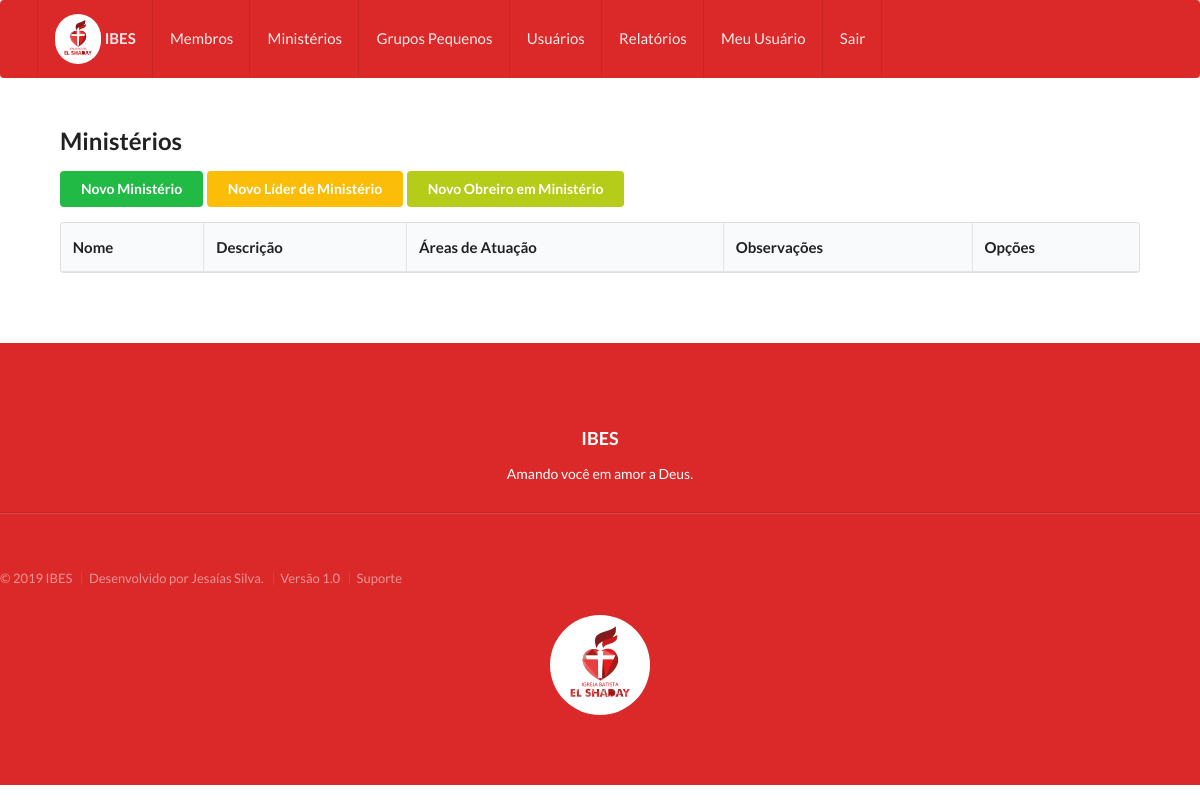
Before: /ministerios/ (signed in) with the older database file.
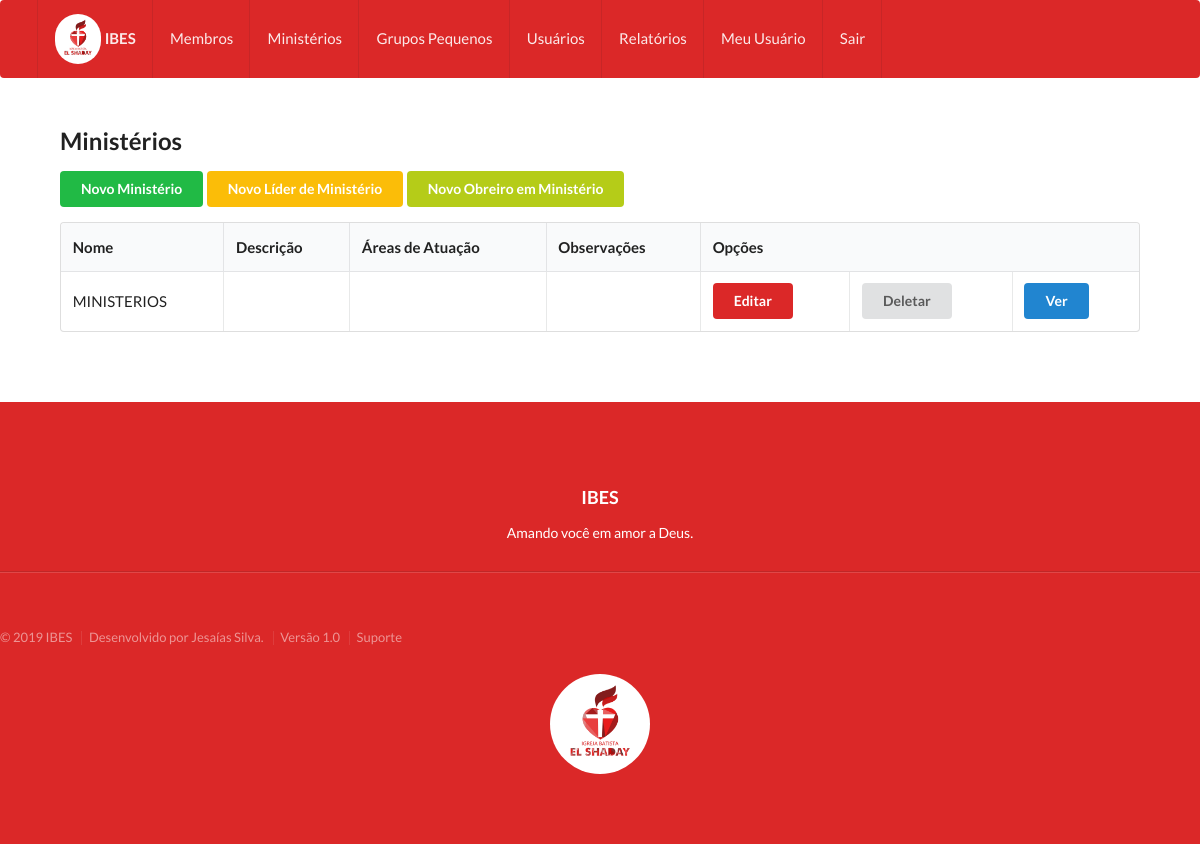
After: the same page with the newer database file.
### secretariaapp/models.py (models this page shows, shortened)
class Ministerio(models.Model):
    nome = models.CharField(max_length=100)
    descricao = models.TextField(blank=True)
    areas_atuacao = models.CharField(max_length=100,blank=True)
    obs = models.TextField(blank=True)

### secretariaapp/views.py (the view)
# urls.py: url(r'^ministerios/$',login_required(ministerio),name='ministerios'),
def ministerio(request):
    if not request.user.perfil.gerenciar_Ministerios:
        return redirect('/sempermissao')
    if forcar_user_atualizar_perfil(request) :
        return redirect('/meu_perfil/update/')
    ministerios = Ministerio.objects.all().order_by('nome')
    return render(request,'ministerios.html',{'ministerios':ministerios})

### secretariaapp/views.py (called while the page is built)
def forcar_user_atualizar_perfil(request):
    usuario = request.user
    perfil = Perfil.objects.get(user=usuario)
    espaco = 0
    numero = 0
    if perfil.nome_completo is None or perfil.email is None :
        return True
    for caracter in perfil.nome_completo:
        if caracter in ' ':
            espaco = espaco + 1
        if caracter in '0123456789':
            numero = numero + 1
    if len(perfil.nome_completo) <10  or len(perfil.email) < 10 or espaco == 0 or numero > 0:
        return True
    return False

### secretariaapp/templates/ministerios.html
{% include 'cabecalho.html' %}
<div class="corpo_app">
<h2>Ministérios</h2>
<table class="ui celled table" >
  <thead>
    <tr>
      <th>Nome</th>
      <th>Descrição</th>
      <th>Áreas de Atuação</th>
      <th>Observações</th>
      <th colspan="4"> Opções</th>
    </tr>
  </thead>
<a href="{% url 'secretariaapp:ministerioNew'%}" class="ui button positive" > Novo Ministério </a>
<a href="{% url 'secretariaapp:lider_ministerioNew'%}" class="ui button yellow" > Novo Líder de Ministério </a>
<a href="{% url 'secretariaapp:Obreiro_MinisterioCreate'%}" class="ui button olive" > Novo Obreiro em Ministério </a>
  <tbody>
    {% for ministerio in ministerios  %}
      <tr>
        <td>{{  ministerio.nome }}</td>
        <td>{{  ministerio.descricao }}</td>
        <td>{{  ministerio.areas_atuacao }}</td>
        <td>{{  ministerio.obs }}</td>
        <td> <a href="{% url 'secretariaapp:ministerioUpdate' ministerio.pk  %}" class="ui red button" > Editar </a> </td>
        <td> <a href="{% url 'secretariaapp:ministerioDelete' ministerio.pk  %}" class="ui button"  > Deletar </a> </td>
        <td> <a href="{% url 'secretariaapp:ministerioDetalhes' ministerio.pk  %}" class="ui blue button" > Ver </a> </td>
      </tr>
    {% endfor %}
  </tbody>
</table>
</div>
{% include 'rodape.html' %}

Changed rows visible on the page:
added Ministerio: nome "MINISTERIOS"
